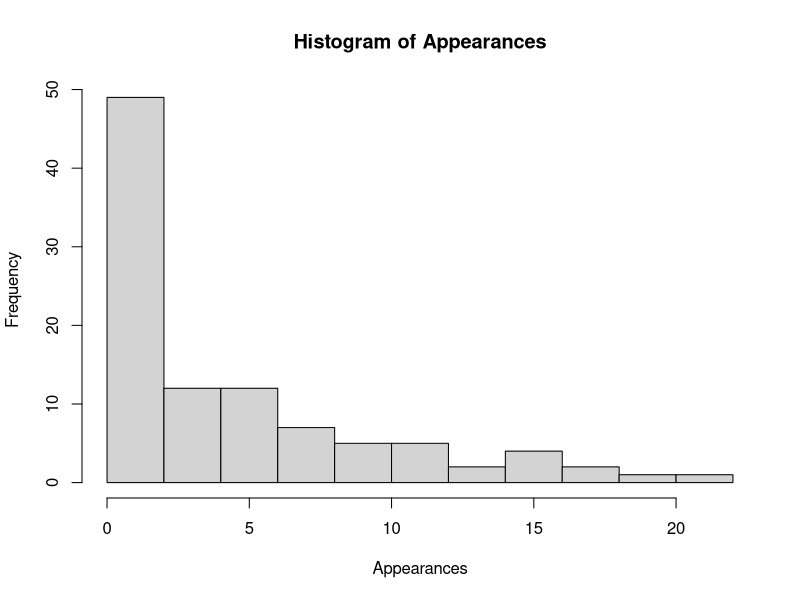
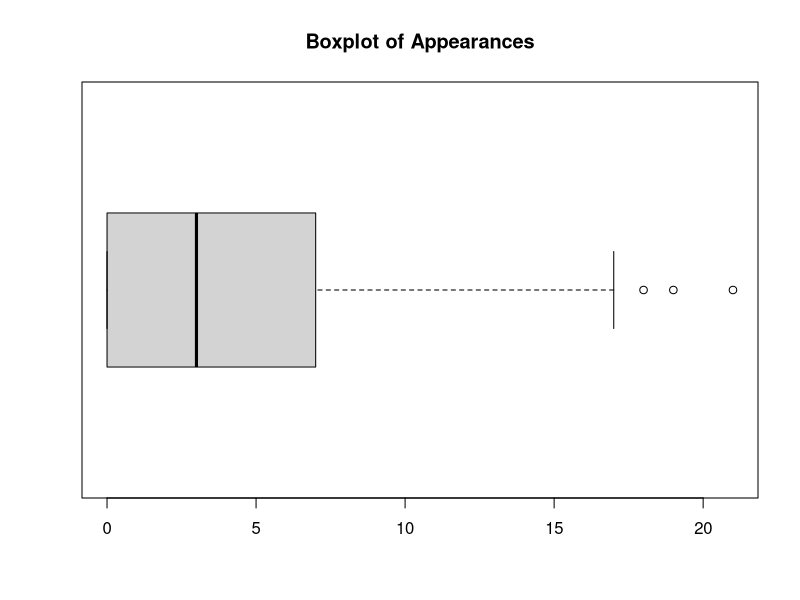
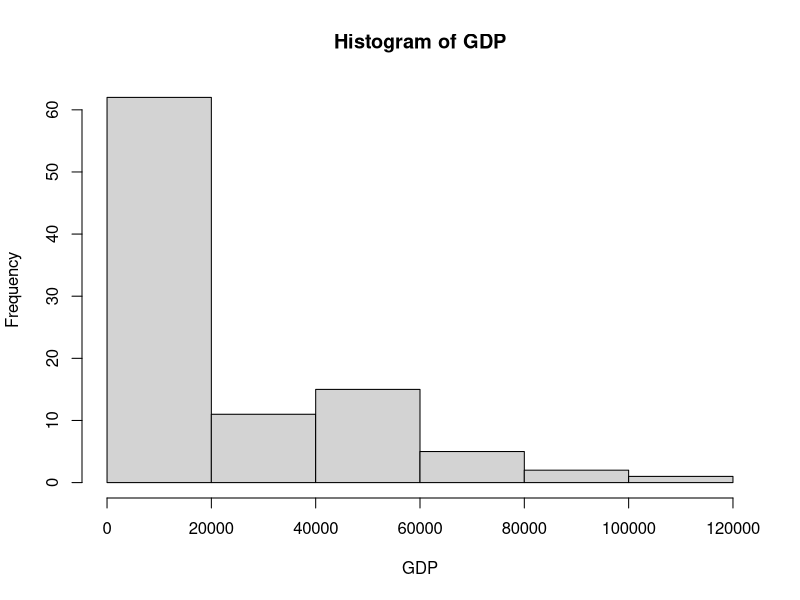
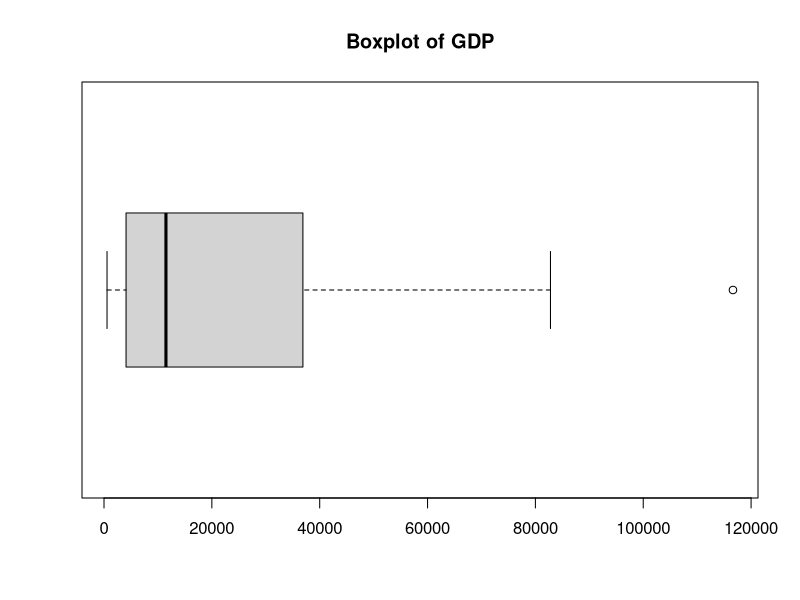
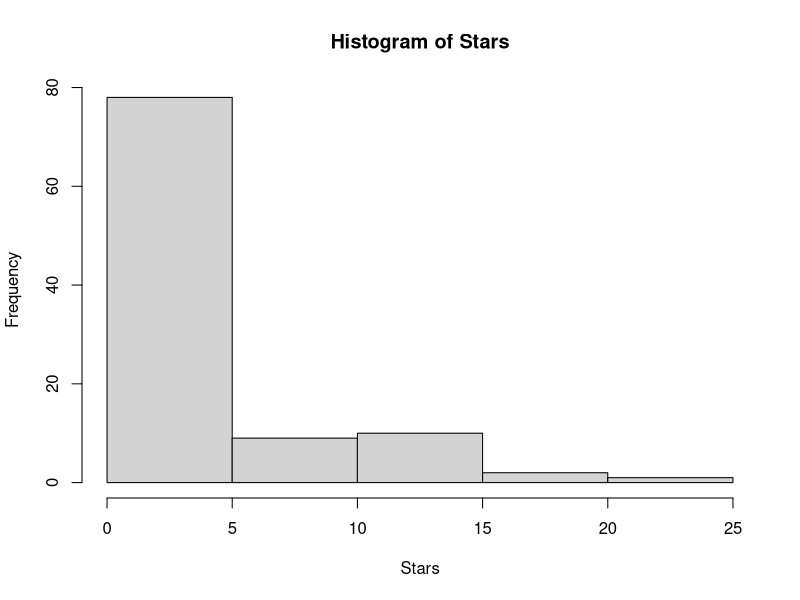
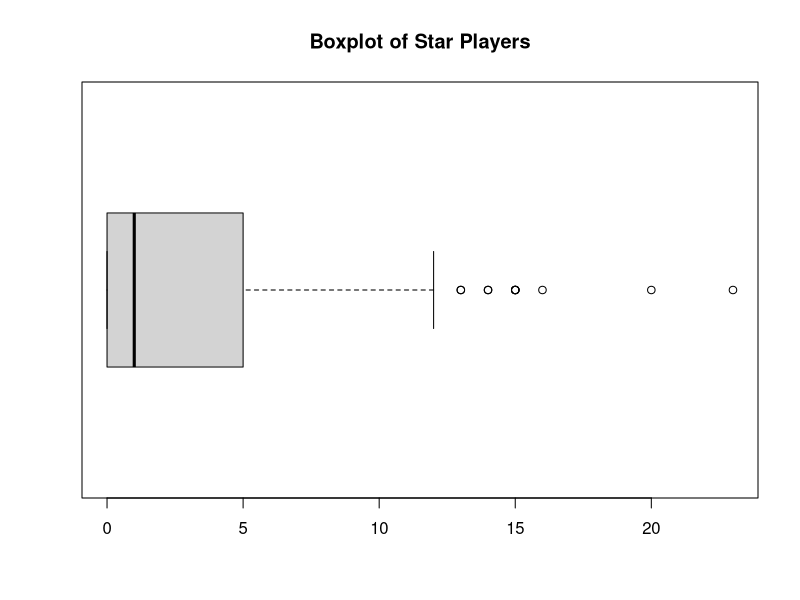
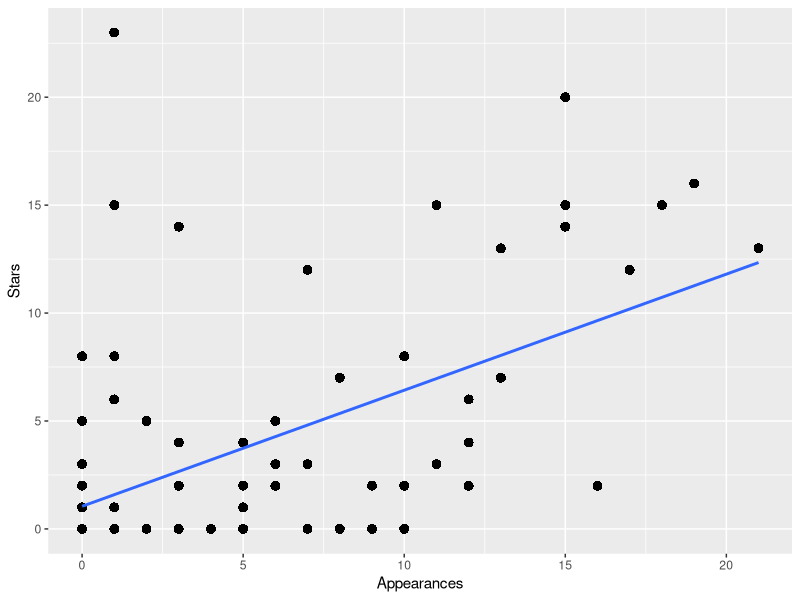
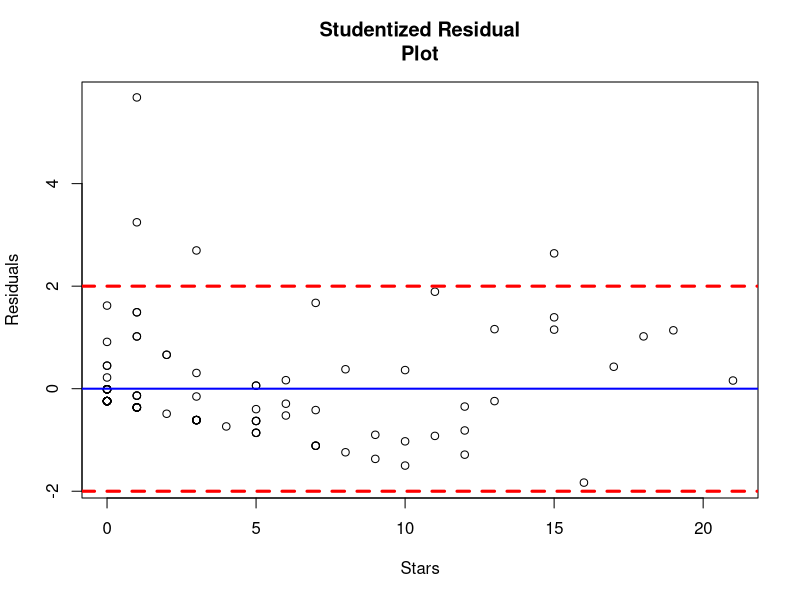

Recreate these plots in R, in order.
## ---- chunk 1
knitr::opts_chunk$set(echo = TRUE)
## ---- chunk 2
library(readxl, logical.return=FALSE)
library(ggplot2, logical.return=FALSE)
library(dplyr, warn.conflicts=FALSE)
library(MASS, logical.return=FALSE, warn.conflicts = FALSE)
## ---- chunk 3
# Import World Cup data
WC<- read_xlsx('top100rank.xlsx')
attach(WC)
## ---- chunk 4
hist(Appearances, breaks = 10)
boxplot(Appearances, horizontal=TRUE, main = 'Boxplot of Appearances')
summary(Appearances)
quantile(Appearances)
## ---- chunk 5
hist(GDP)
boxplot(GDP, horizontal = TRUE, na.rm = TRUE, main = 'Boxplot of GDP')
summary(GDP, na.rm = TRUE)
quantile(GDP, na.rm =TRUE)
## ---- chunk 6
hist(Stars)
boxplot(Stars, horizontal = TRUE, main = 'Boxplot of Star Players')
summary(Stars)
quantile(Stars)
## ---- chunk 7
z <- lm(Stars~Appearances,data=WC)
summary(z)
ggplot(WC)+ 
  aes(Appearances,Stars) +
  geom_point(size = 3, shape = 16) +
  geom_smooth(method = 'lm', se = F)

cor(Stars, Appearances)

#regression analysis
residual=resid(z) ## Obtain residuals
stu.residual = studres(z) ## Obtain Studentized residuals
plot(Appearances, stu.residual , ylab="Residuals", xlab="Stars", main="Studentized Residual
Plot")
abline(h=c(-2,0,2), col=c("red", "blue", "red"), lty=c(2,1,2), lwd=c(3,2,3))
hist(stu.residual, prob =T)
curve(dnorm(x, mean=mean(stu.residual), sd=sd(stu.residual)), col="darkblue", lwd=2, add=TRUE, yaxt="n")
## ---- chunk 8
m <- lm(GDP~Appearances)
summary(m)

#take out the missing values
WC.fitted <- WC %>% filter(!is.na(GDP))
m.fitted <- lm(GDP~Appearances, data = WC.fitted)
cor(WC.fitted$Appearances,WC.fitted$GDP)
summary(m.fitted)

#Scatter plot without missing values
ggplot(WC.fitted)+
  aes(WC.fitted$Appearances,WC.fitted$GDP) +
  geom_point(size = 3, shape = 16) +
  geom_smooth(method = 'lm', se = F) +
  ylab('GDP') + xlab('Appearances')
  
#regression analysis
residual1=resid(m.fitted) ## Obtain residuals
stu.residual1 =studres(m.fitted) ## Obtain Studentized residuals
plot(WC.fitted$Appearances, stu.residual1 , ylab="Residuals", xlab="Appearances", main="Studentized Residual
Plot", ylim = c(-2,2))
abline(h=c(-2,0,2), col=c("red", "blue", "red"), lty=c(2,1,2), lwd=c(3,2,3))
hist(stu.residual1, prob =T, xlim = c(-5,5))
curve(dnorm(x, mean=mean(stu.residual), sd=sd(stu.residual)), 
      col="darkblue", lwd=2, add=TRUE, yaxt="n")
## ---- chunk 9
a <- lm(Appearances ~ Ranking,data=WC)
summary(a)
ggplot(WC)+ 
  aes(Ranking,Appearances) +
  geom_point(size = 3, shape = 16) +
  geom_smooth(method = 'lm', se = F)

cor(Ranking, Appearances)

#regression analysis
residual2=resid(a) ## Obtain residuals
stu.residual2 =studres(a) ## Obtain Studentized residuals
plot(Ranking, stu.residual2 , ylab="Residuals", xlab="Ranking", main="Studentized Residual
Plot")
abline(h=c(-2,0,2), col=c("red", "blue", "red"), lty=c(2,1,2), lwd=c(3,2,3))
hist(stu.residual2, prob =T)
curve(dnorm(x, mean=mean(stu.residual2), sd=sd(stu.residual2)), 
      col="darkblue", lwd=2, add=TRUE, yaxt="n")

## ---- chunk 10
#take out the missing values
WC.fitted <- WC %>% filter(!is.na(GDP))
m.fitted1 <- lm(GDP~Ranking, data = WC.fitted)
cor(WC.fitted$Ranking,WC.fitted$GDP)
summary(m.fitted1)

#Scatter plot without missing values
ggplot(WC.fitted)+
  aes(WC.fitted$Ranking,WC.fitted$GDP) +
  geom_point(size = 3, shape = 16) +
  geom_smooth(method = 'lm', se = F) +
  ylab('GDP') + xlab('Ranking')

#regression analysis
residual3=resid(m.fitted1) ## Obtain residuals
stu.residual3 =studres(m.fitted1) ## Obtain Studentized residuals
plot(WC.fitted$Ranking, stu.residual3 , ylab="Residuals", xlab="Ranking", main="Studentized Residual
Plot", ylim = c(-2,2))
abline(h=c(-2,0,2), col=c("red", "blue", "red"), lty=c(2,1,2), lwd=c(3,2,3))
hist(stu.residual3, prob =T, xlim = c(-5,5))
curve(dnorm(x, mean=mean(stu.residual3), sd=sd(stu.residual3)), 
      col="darkblue", lwd=2, add=TRUE, yaxt="n")

